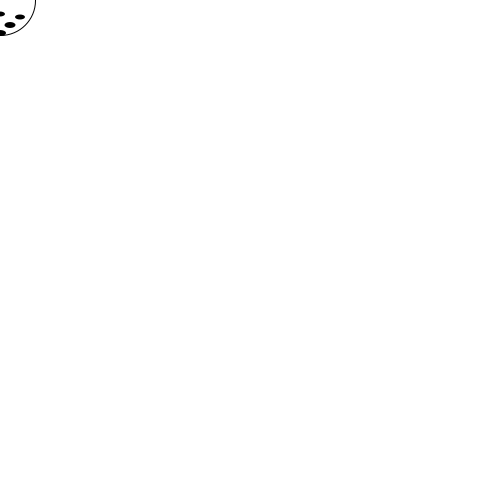
Frame 1 (no input)
Frame 60 (the mouse pressed at the canvas centre just before this capture): identical to frame 1, image omitted
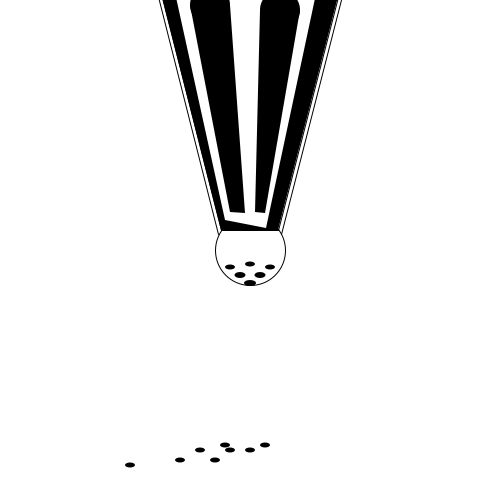
Frame 120 (the mouse held since frame 60 and released just before this capture)

The Processing sketch that drew these frames (run headless with seeded random() and noise(); from frame 60 on, the mouse is pressed at the canvas centre):

// Processing sketch: processing_15423
// ── processing_15423.pde

void setup(){
  size(500,500);
  smooth();
  frameRate(30); 
}
 void draw(){  
      background(255);
      if (mousePressed) {
    fill(0);
    ellipseMode(CENTER);
    //salt specks
    ellipse(250,450,10,5);
    ellipse(265,445,10,5);
    ellipse(230,450,10,5);
    ellipse(225,445,10,5);
    ellipse(215,460,10,5);
    ellipse(200,450,10,5);
    ellipse(180,460,10,5);
    ellipse(130,465,10,5);
    
     //salt dispenser's head
    ellipseMode(CENTER);
    stroke(0);
    fill(255);
   ellipse(mouseX,mouseY,70,70);
   //salt dispenser's holes
   noStroke();
   fill(0);
   ellipse(mouseX,mouseY+14,10,5);
   ellipse(mouseX-20,mouseY+17,10,5);
   ellipse(mouseX+20,mouseY+17,10,5);
   ellipse(mouseX+10,mouseY+25,11,6);
   ellipse(mouseX-10,mouseY+25,11,6);
   ellipse(mouseX,mouseY+33,12,6);
   
  //salt dispenser's body
  stroke(0);
  strokeWeight(1);
  fill(0);
  quad(mouseX-100,mouseY-300,mouseX+100,mouseY-300,mouseX+28,mouseY-20,mouseX-29,mouseY-20);
  //outline
  line(mouseX-105,mouseY-305,mouseX+105,mouseY-305);
  line(mouseX+105,mouseY-305,mouseX+31,mouseY-16);
  line(mouseX-105,mouseY-305,mouseX-32,mouseY-16);
  //center fill/pattern
  fill(255);
  noStroke();
  quad(mouseX-80,mouseY-280,mouseX+70,mouseY-275,mouseX+16,mouseY-22,mouseX-25,mouseY-30);
  fill(0);
  ellipse(mouseX-40,mouseY-245,40,40);
  quad(mouseX-60,mouseY-245,mouseX-20,mouseY-245,mouseX-5,mouseY-37,mouseX-20,mouseY-38);
  ellipse(mouseX+30,mouseY-240,40,40);
  quad(mouseX+10,mouseY-240,mouseX+50,mouseY-240,mouseX+15,mouseY-37,mouseX+5,mouseY-38);
  } else {
    
 //salt dispenser's head
    ellipseMode(CENTER);
    stroke(0);
    fill(255);
   ellipse(mouseX,mouseY,70,70);
   //salt dispenser's holes
   noStroke();
   fill(0);
   ellipse(mouseX,mouseY+14,10,5);
   ellipse(mouseX-20,mouseY+17,10,5);
   ellipse(mouseX+20,mouseY+17,10,5);
   ellipse(mouseX+10,mouseY+25,11,6);
   ellipse(mouseX-10,mouseY+25,11,6);
   ellipse(mouseX,mouseY+33,12,6);
   
  //salt dispenser's body
  stroke(0);
  strokeWeight(1);
  fill(0);
  quad(mouseX-100,mouseY-300,mouseX+100,mouseY-300,mouseX+28,mouseY-20,mouseX-29,mouseY-20);
  //outline
  line(mouseX-105,mouseY-305,mouseX+105,mouseY-305);
  line(mouseX+105,mouseY-305,mouseX+31,mouseY-16);
  line(mouseX-105,mouseY-305,mouseX-32,mouseY-16);
  //center fill/pattern
  fill(255);
  noStroke();
  quad(mouseX-80,mouseY-280,mouseX+70,mouseY-275,mouseX+16,mouseY-22,mouseX-25,mouseY-30);
  fill(0);
  ellipse(mouseX-40,mouseY-245,40,40);
  quad(mouseX-60,mouseY-245,mouseX-20,mouseY-245,mouseX-5,mouseY-37,mouseX-20,mouseY-38);
  ellipse(mouseX+30,mouseY-240,40,40);
  quad(mouseX+10,mouseY-240,mouseX+50,mouseY-240,mouseX+15,mouseY-37,mouseX+5,mouseY-38);
 
 }
}
